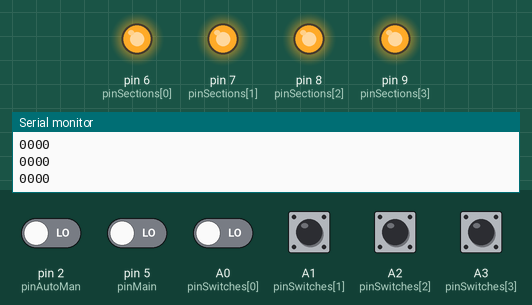
Recording of a sketch running on a simulated Arduino Nano, built with avr-gcc and run on an emulated ATmega328P. Parts: output pins drawn as LEDs (lit = HIGH), the last lines printed to the serial monitor. The inputs (shaded band) are chosen by the test bench; at power-on: A0 (pinSwitches[0]), A1 (pinSwitches[1]), A2 (pinSwitches[2]), A3 (pinSwitches[3]), pin 2 (pinAutoMan), pin 5 (pinMain) LOW.

Above: at 1.3 s.
1.4 s: pin 5 (pinMain) driven HIGH and A0 (pinSwitches[0]) driven HIGH
At 2.6 s:
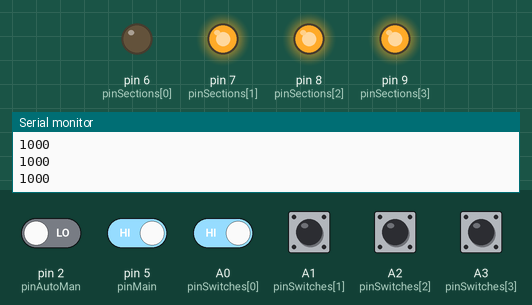
3.0 s: A1 (pinSwitches[1]) pulled HIGH for 0.3 s
At 3.4 s:
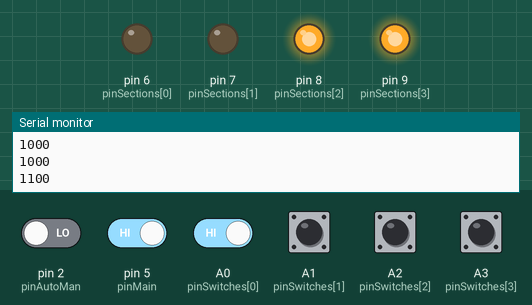
5.0 s: A2 (pinSwitches[2]) pulled HIGH for 0.3 s
At 5.4 s:
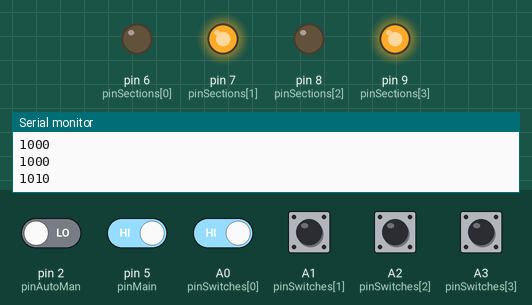
7.0 s: A3 (pinSwitches[3]) pulled HIGH for 0.3 s
At 7.4 s:
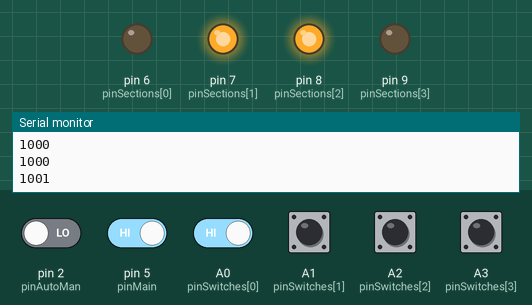
9.0 s: pin 5 (pinMain) driven LOW
At 9.8 s:
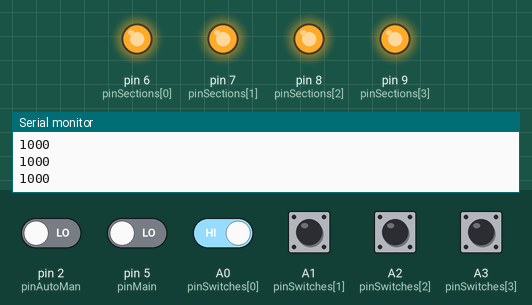
10.5 s: pin 5 (pinMain) driven HIGH
At 10.9 s:
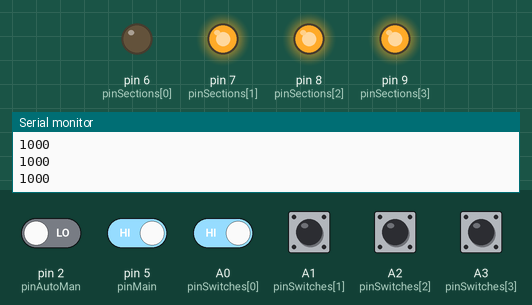
Timing chart, 0 to 13.0 s (numbered marks = the images above; inputs shaded):
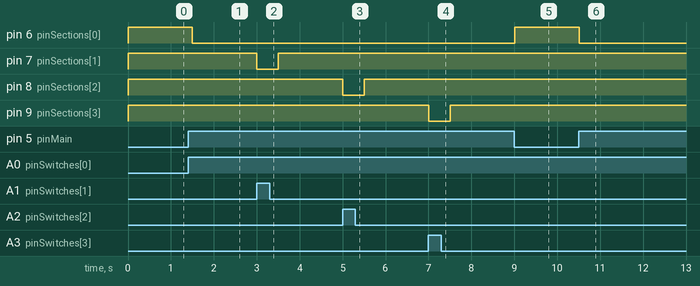

The sketch:

sectionControl.ino
```cpp
//Manual section control without AOG
//Automatic section control with AOG
//These two modes will be supported.
//First of there will be 8 Sections to start with, because we have 8 analog pins on arduino nano
//Number of sections
int sectionNum = 4; // Use from 1-8 !!! CHANGE THIS NUMBER FOR YOURSELF
//Sections pins declaration
int pinSections[] = {6,7,8,9,10,11,12,13};
//All sections off pin declaration
int pinMain = 5;
bool isMainOn = false;
//Switches pins declaration
int pinSwitches[] = {A0,A1,A2,A3,A4,A5,A6,A7}; //EDIT IF YOU NEED
//Auto or manual swtich
int pinAutoMan = 2;
bool isAuto = false;
//Pins 3-4 used for hydLift, i don't use them but somene can so I will leave it empty
uint8_t switchLo = 0; //SWITCH STATES this is where we store the switch states Sections1to8
uint8_t switchLoOff=255; // ALL TURNED OFF
uint8_t relayLo = 255; //RELAY STATES this is where we store the relay states Sections1to8 (255 because then it is 11111111 all relays off)

//SEND DATA TO AOG
uint8_t SEND_AOG[]={0x80 ,0x81 ,0x7f ,0xEA ,8 ,0 ,0 ,0 ,0 ,0 ,0 ,0 ,0 , 0xCC};

void setup() {
  // put your setup code here, to run once:
  // Set pinMode for each pin
  Serial.begin(9600);
  for(int i=0;i<sectionNum;i++)
  {
    pinMode(pinSections[i],OUTPUT);
    pinMode(pinSwitches[i],INPUT);
  }
  pinMode(pinMain,INPUT);
  pinMode(pinAutoMan,INPUT);
}

void loop() {
  // put your main code here, to run repeatedly:
  switchLo=0;
  isMainOn=true;
  checkStates();
  setRelayStatesMan();
  setRelays();
  delay(500);
}

//Checking the states of the switches
void checkStates()
{
  for(int i=0; i<sectionNum;i++)
  {
    if(digitalRead(pinSwitches[i])==HIGH)
    {
      bitSet(switchLo,i); //SET BIT TO 1  if switch one is on 00000001  (group1on)
      bitClear(switchLoOff,i); //Opposite from switchLo (group1off)
      Serial.print(bitRead(switchLo,i));
    }
    else if (digitalRead(pinSwitches[i])==LOW)
    {
      bitClear(switchLo,i); //SET BIT TO 0
      bitSet(switchLoOff,i); // Opposite from switchLo
      Serial.print(bitRead(switchLo,i));
    }

  }
  Serial.println();
  //Check if auto
  if(digitalRead(pinAutoMan)==HIGH)
  {
    isAuto=true;
  }
  else if (digitalRead(pinAutoMan)==LOW)
  {
    isAuto=false;
  }
  //Check if main boom is on
  if(digitalRead(pinMain)==HIGH)
  {
    isMainOn=true;
  }
  else if (digitalRead(pinMain)==LOW)
  {
    isMainOn=false;
  }
}

//Setting the relay states for manual mode
void setRelayStatesMan()
{
  if(isMainOn){
    for(int i=0; i<sectionNum; i++)
    {
      if(bitRead(switchLo,i)==1)
      {
        bitClear(relayLo,i); //SET BIT TO 0 because then relay is on
      }
      else if(bitRead(switchLo,i)==0)
      {
        bitSet(relayLo,i); //SET BIT TO 1 because then relay is off
      }
    }
  }
  else if(isMainOn==false)
  {
    //Proveriti da li radi sa ovim 255
    relayLo=255; // ALL RELAYS OFF
  }
}

void setRelays()
{
  for(int i=0; i<sectionNum; i++)
  {
    digitalWrite(pinSections[i],bitRead(relayLo,i));
  }
}
```

Measured:
- after the input at 1.4 s, pin 6 (pinSections[0]): HIGH → LOW after 0.10 s
- after the input at 3.0 s, pin 7 (pinSections[1]): HIGH → LOW at once, → HIGH 0.50 s later
- after the input at 5.0 s, pin 8 (pinSections[2]): HIGH → LOW at once, → HIGH 0.50 s later
- after the input at 7.0 s, pin 9 (pinSections[3]): HIGH → LOW at once, → HIGH 0.50 s later
- after the input at 9.0 s, pin 6 (pinSections[0]): LOW → HIGH at once
- after the input at 10.5 s, pin 6 (pinSections[0]): HIGH → LOW at once
